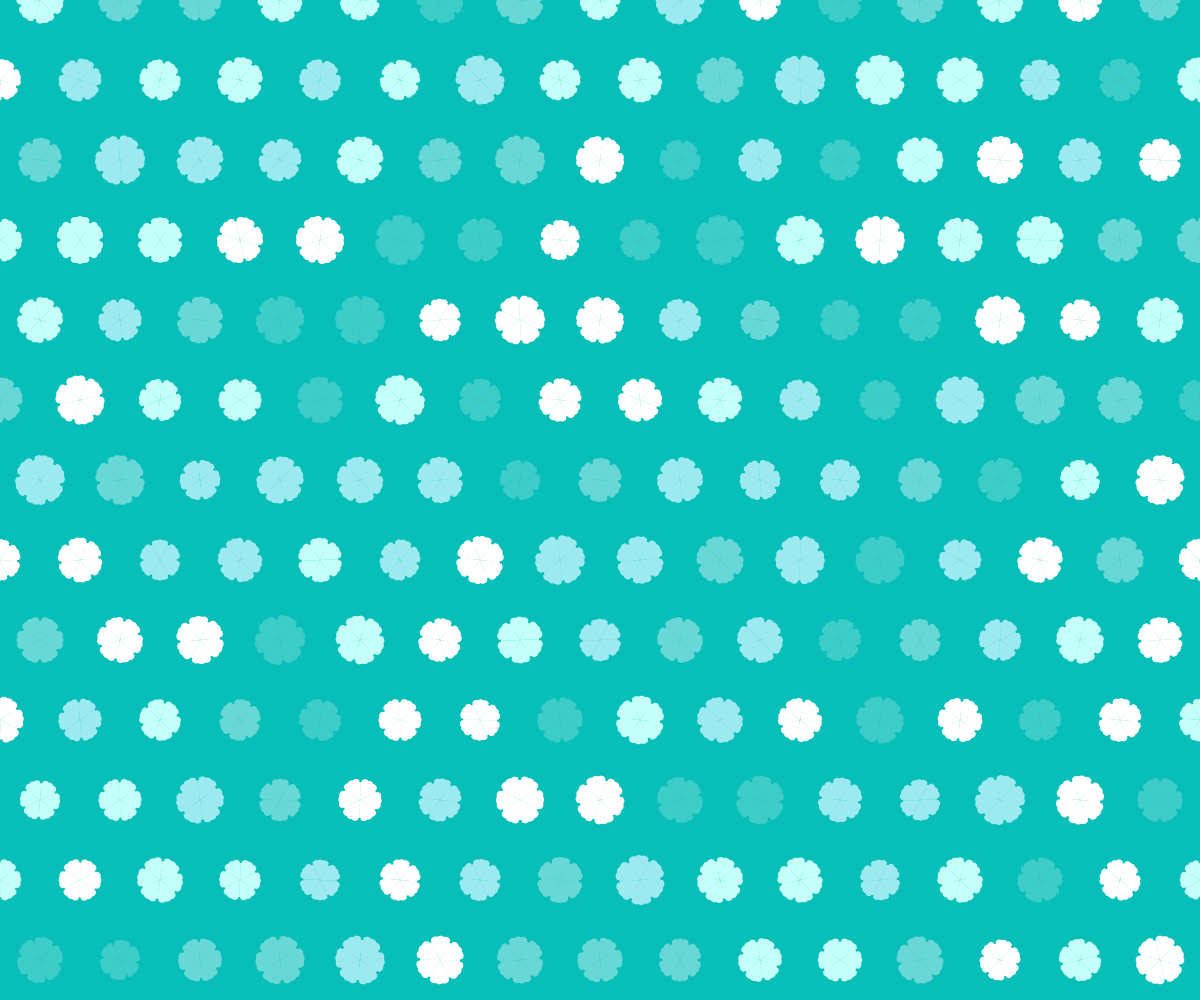
Frame 1 (no input)
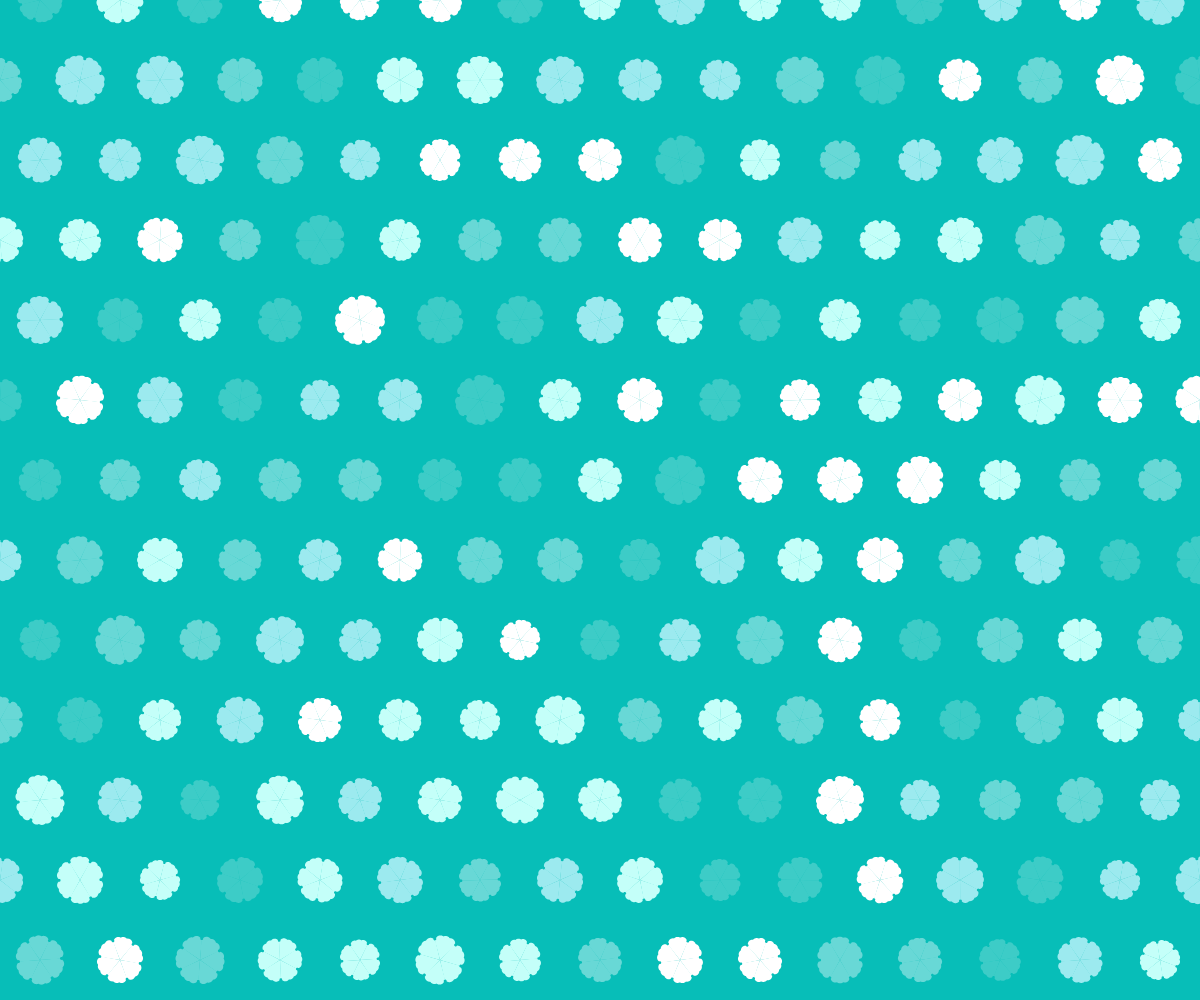
Frame 2 (the mouse pressed at the canvas centre, redrawn once)

The p5.js sketch that drew these frames (run headless with seeded random() and noise() and a simulated clock; the mouse was pressed at the canvas centre and the sketch redrawn once):

// p5.js sketch
// ── sketch.js
"use strict"

const COLORS = ["#3DCCC7", "#68D8D6", "#9CEAEF", "#C4FFF9", "#FFFFFF"];
const WHITE  = "#DDEEFF";
const BLACK  = "#333333";
const AQUA   = "#07BEB8";

function setup(){
	createCanvas(windowWidth, windowHeight);
	angleMode(DEGREES); rectMode(CENTER); imageMode(CENTER);
	textAlign(CENTER, CENTER); textSize(14);
	noLoop();
}

function draw(){
	background(AQUA);
	noFill();
	noStroke();

	const len = 20;
	const pX = len * 4;
	const pY = len * 4;
	const rows = floor(height / pY) + 2;
	const cols = floor(width / pX) + 2;
	for(let r=0; r<rows; r++){
		for(let c=0; c<cols; c++){
			let x = pX * c;
			let y = pY * r;
			if(r%2==0) x += pX / 2;
			const l = len * random(0.8,1.0);
			const rot = random(360);

			fill(getColor(COLORS));
			drawYukiwa(x, y, l, rot);
		}
	}
}

function drawYukiwa(x, y, len, rot=0){

	drawYukiwaUnit(x, y, len, rot+0);
	drawYukiwaUnit(x, y, len, rot+60);
	drawYukiwaUnit(x, y, len, rot+120);
	drawYukiwaUnit(x, y, len, rot+180);
	drawYukiwaUnit(x, y, len, rot+240);
	drawYukiwaUnit(x, y, len, rot+300);
}

function drawYukiwaUnit(x, y, len, rot=0){

	const large = len * 0.52;
	const mid   = len * 0.50;
	const small = len * 0.15;

	push();
	translate(x, y);
	rotate(rot);
	beginShape();

	vertex(0, 0);
	dotArc(len*cos(-30)*1.1, len*sin(-30)*1.1, small/2, 160, 110, false);
	dotArc(len*cos(-15),     len*sin(-15),     mid/2, -80, 100, true);
	dotArc(len*cos(0),       len*sin(0),       large/2, -40, 80, true);
	dotArc(len*cos(15),      len*sin(15),      mid/2, -20, 100, true);
	dotArc(len*cos(30)*1.1,  len*sin(30)*1.1,  small/2, -30, 130, false);
	endShape(CLOSE);
	pop();
}

function dotArc(x, y, rad, from, progress, clockwise=true){
	for(let i=0; i<=progress; i+=3){
		const d = clockwise ? from+i:from-i;
		vertex(x+rad*cos(d), y+rad*sin(d));
	}
}

function getColor(colors){
	return colors[floor(random()*colors.length)];
}
